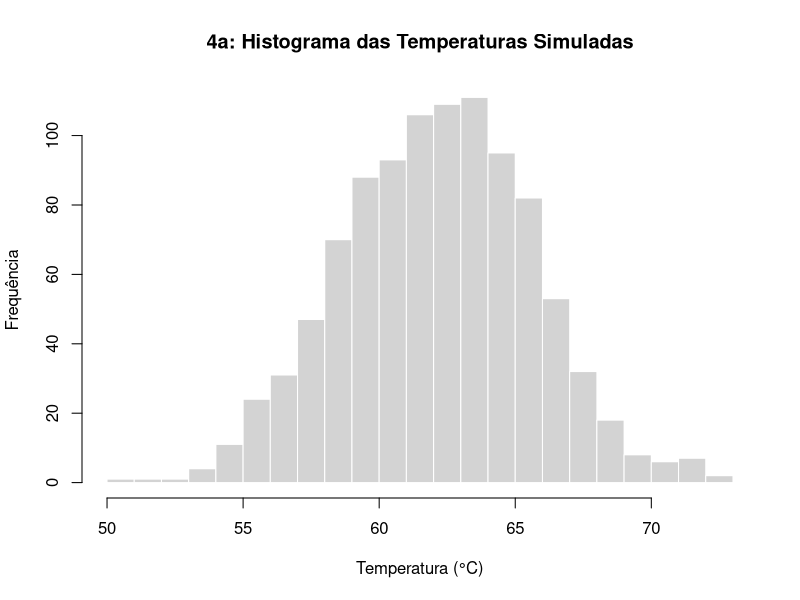
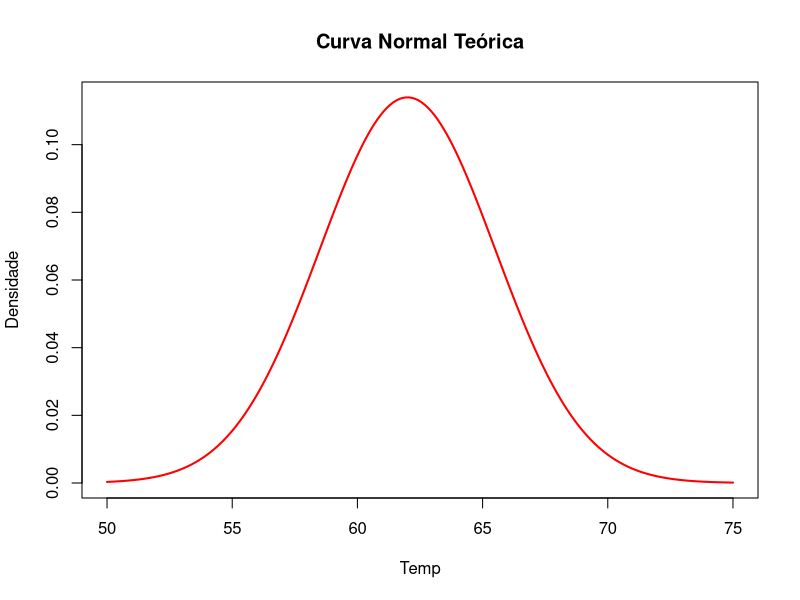
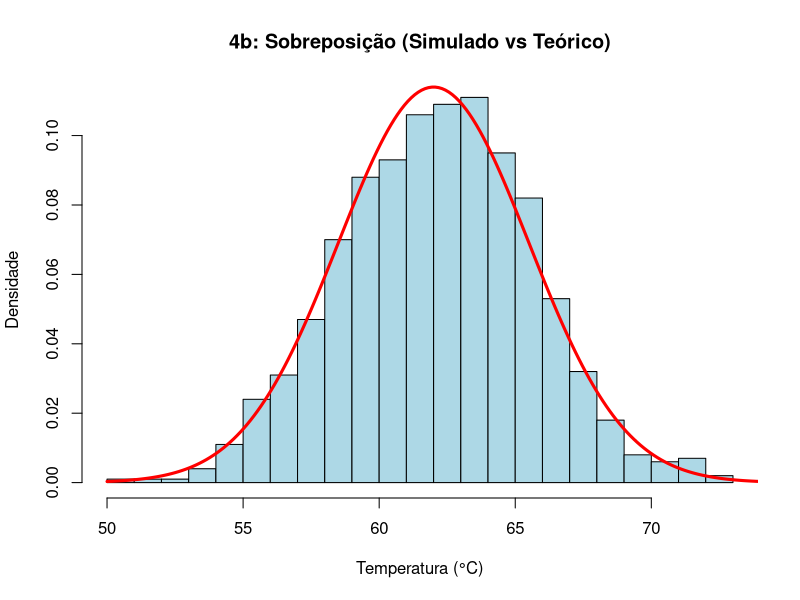

Here is the R script that generated these plots, in order:
    setwd("C:/Users/savli/Documents/GitHub/Homework_02")
    #Questão 3
    #--------------- QUESTÃO 3.1 ---------------#
    
    gerar_temp <- function(n){ # Função que vai gerar os valores empíricos
      n_pares <- n/2
      
      u1 = runif(n_pares)
      u2 = runif(n_pares)
    
      z1 = sqrt(-2 * log(u1)) * cos(2 * pi * u2) 
      z2 = sqrt(-2 * log(u1)) * sin(2 * pi * u2)
      
      z <- c(z1,z2) # Concatenação dos vetores
      temp <- 62 + 3.5*z
      return(temp)
    }
    
    #--------------- QUESTÃO 3.2 ---------------#
    
    #Dados gerados a partir da Função Box-Muller
    dados_box <- gerar_temp(1000)
    head(dados_box)
    
    #Dados gerados a partir da Função rnorm
    dados_r <- rnorm(n = 1000,mean = 62,sd = 3.5)
    head(dados_r)
    
    #--------------- QUESTÃO 3.3 ---------------#
    
    # Estatísticas para o seu método (Box-Muller) - EMPÍRICO
    # Estatísticas para o método do R (rnorm) - TEÓRICO
    
    # a)Mean: 
    media_empirica <- mean(dados_box)
    media_teorico <-mean(dados_r)
    
    # b)Desvio Padrão:
    desvio_empirico <- sd(dados_box)
    desvio_teorico <- sd(dados_r)
    
    # c)Max:
    min_empirico <- min(dados_box)
    min_teorico <- min(dados_r)
    
    #c)Min:
    max_empirico <- max(dados_box)
    max_teorico <- max(dados_r)
    
    # d)P(T > 68):
    pd_empirica <- mean(dados_box > 68) #Média dos valores maiores que 68
    pd_teorico <- 1 - pnorm(q = 68,mean = 62,sd = 3.5) # P(T > 68) = 1 - P(T <= 68)
    
    
    # e)P(60 < T < 65):
    pe_empirica <- mean(dados_box > 60 & dados_box < 65) #Média dos valores no intervalo
    pe_teorico <- pnorm(q = 65,mean = 62,sd = 3.5) - pnorm(q = 60,mean = 62,sd = 3.5)
    #P(60 < T < 65) = P(T <= 65) - P(T <= 60)
    
    # f)Existe T > 75 ?
    pf_empirica <- sum(dados_box > 75) #Número de valores maiores que 75 (igual a zero.)
    # f)P(T > 75):
    pf_teorico <- 1 - pnorm(q = 75,mean = 62,sd = 3.5) ## P(T > 75) = 1 - P(T <= 75)
   
    #--------------- QUESTÃO 3.4 ---------------#
    
    # (a) Histograma apenas com os dados simulados
    hist(dados_box, 
         breaks = 30, 
         col = "lightgray", 
         border = "white",
         main = "4a: Histograma das Temperaturas Simuladas", 
         xlab = "Temperatura (°C)", 
         ylab = "Frequência")
    
    # Gráfico da normal isolada (Curva Clássica)
    x_curva <- seq(50, 75, length = 200)
    y_curva <- dnorm(x_curva, mean = 62, sd = 3.5)
    plot(x_curva, y_curva, type = "l", col = "red", lwd = 2,
         main = "Curva Normal Teórica", xlab = "Temp", ylab = "Densidade")
    
    # (b) PDF Teórica sobreposta ao Histograma
    hist(dados_box, 
         breaks = 30, 
         probability = TRUE, 
         col = "lightblue", 
         main = "4b: Sobreposição (Simulado vs Teórico)", 
         xlab = "Temperatura (°C)", ylab = "Densidade")
    
    lines(x_curva, y_curva, col = "red", lwd = 3) # Linhas da Normal
